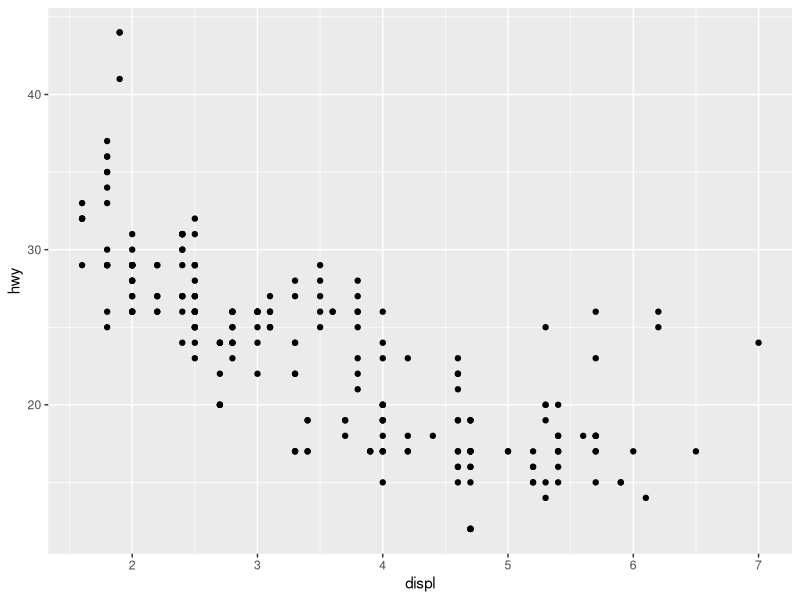
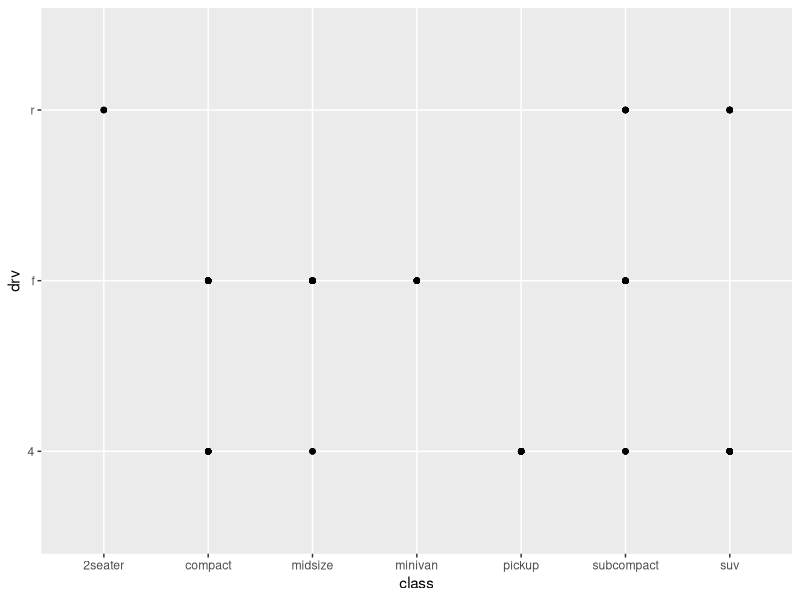
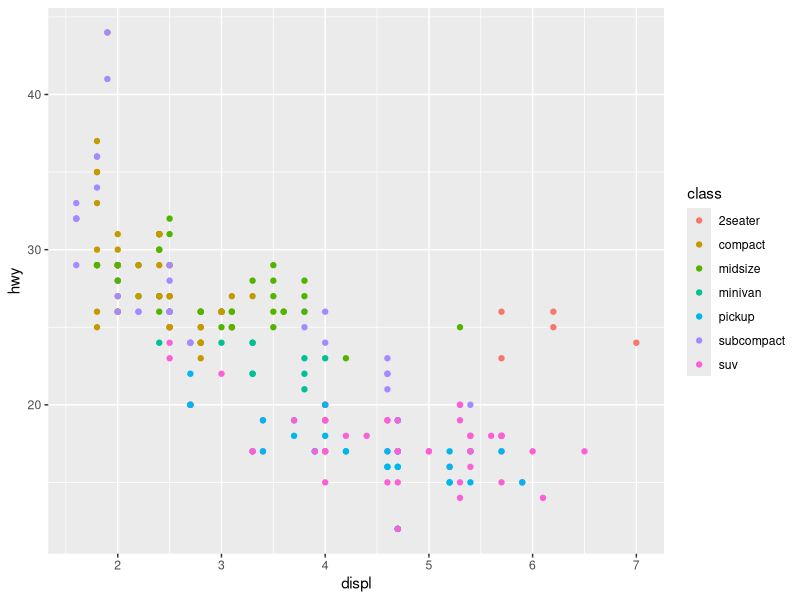
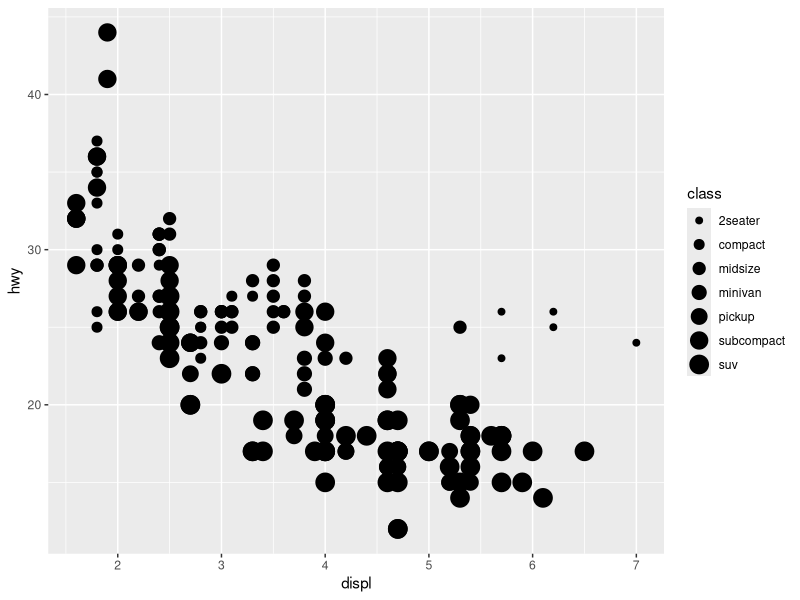
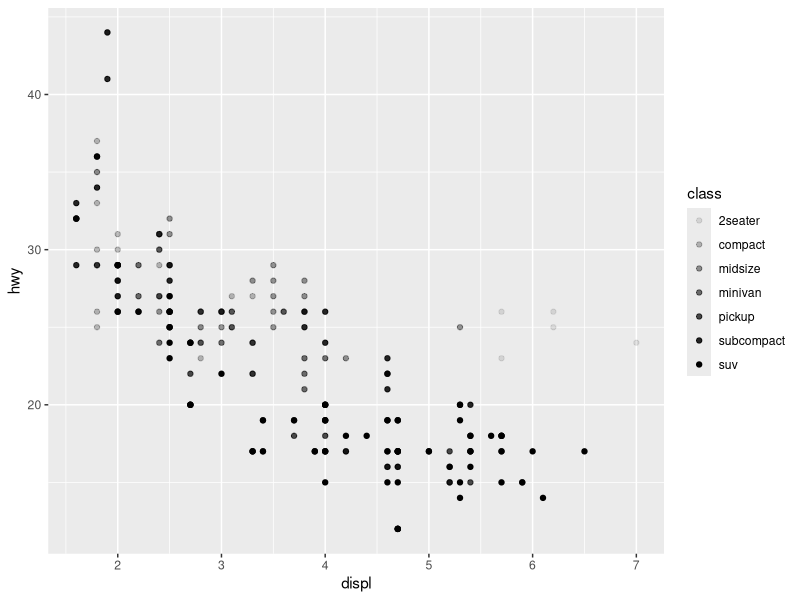
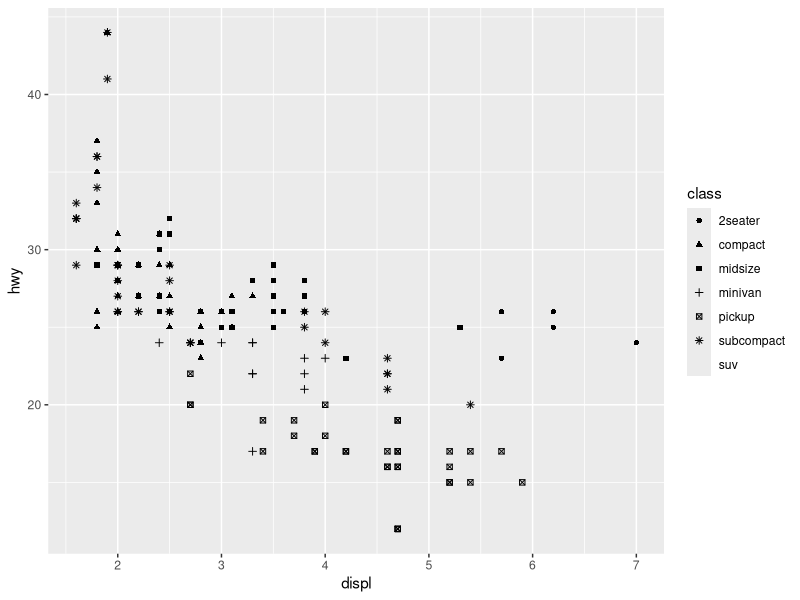
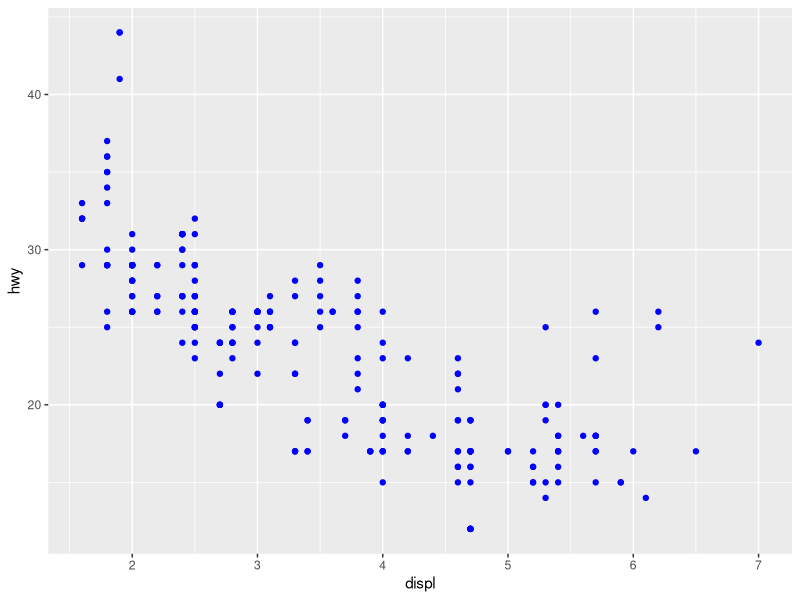
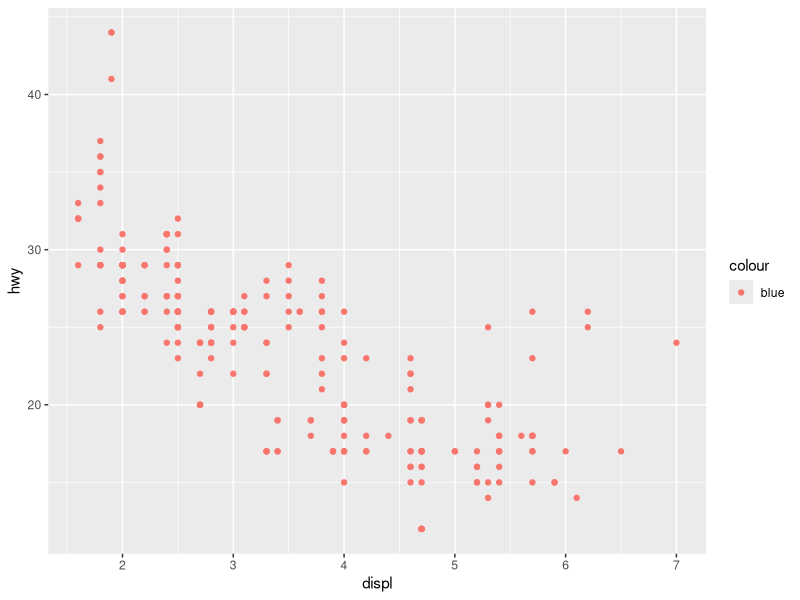

Source code (R) for these figures, in order: (Note: this script raises an error after producing the figures.)
# Ejercicios Tidyverse

library(tidyverse)
ggplot(data = mpg) + 
  geom_point(mapping = aes(x = displ, y = hwy))

ggplot(data = mpg) + 
  geom_point(mapping = aes(x = class, y = drv))

#  Crear una gráfica en la que el color sea la clase de auto

ggplot(data = mpg) + 
  geom_point(mapping = aes(x = displ, y = hwy, color = class))
### el tamaño de los puntos también puede estar asociado al tamaño de a letra

ggplot(data = mpg) + 
  geom_point(mapping = aes(x = displ, y = hwy, size = class))

# Tambien es posible jugar con la transparencia  y la forma de los puntos en función de la clase

# Left
ggplot(data = mpg) + 
  geom_point(mapping = aes(x = displ, y = hwy, alpha = class))

# Right
ggplot(data = mpg) + 
  geom_point(mapping = aes(x = displ, y = hwy, shape = class))

#cambiar los colores 
ggplot(data = mpg) + 
  geom_point(mapping = aes(x = displ, y = hwy), color = "blue")

## ¿ por qué los puntos no son azules
ggplot(data = mpg) + 
  geom_point(mapping = aes(x = displ, y = hwy, color = "blue"))


### hagamos lo mismo para representar variables continuas

ggplot(data = mpg)+
geom_point(mapping = aes(x =displ , y =  hwy , color = cty))


## hacer la misma grafica pero que el tamaño de los puntos represente cty

ggplot(data = mpg)+
  geom_point(mapping = aes(x =displ , y =  hwy , size= cty))

# hacer lo mismo pero con la forma de los puntos

ggplot(data = mpg)+
  geom_point(mapping = aes(x =displ , y =  hwy , shape = cty))

## hacemos lo mismo con la transparencia

ggplot(data = mpg)+
  geom_point(mapping = aes(x =displ , y =  hwy , alfa= cty))


